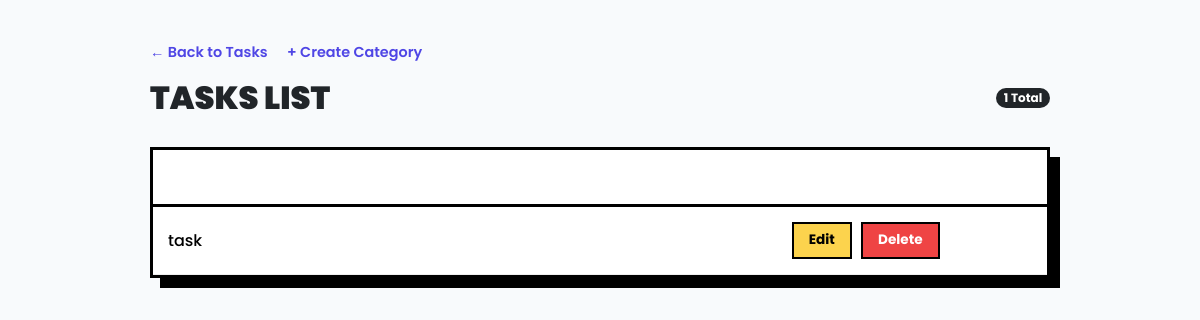
The page /tasks/details/ (signed in) on the database as committed earlier.
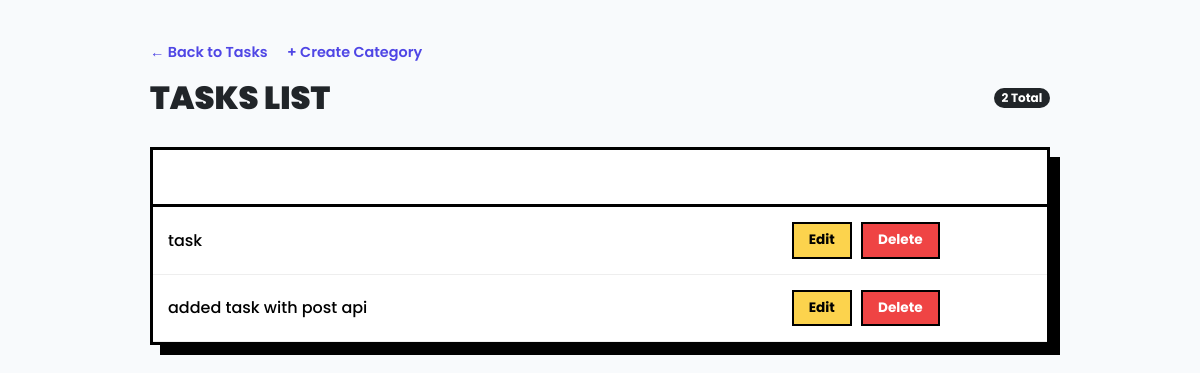
The same page on the database as committed later.
### tasks/models.py (models this page shows)
class Task(models.Model):
    owner = models.ForeignKey(User, on_delete=models.CASCADE)
    title = models.CharField(max_length=200)
    category = models.ForeignKey(Category, on_delete=models.DO_NOTHING, null=True)

### tasks/views.py (the view)
# urls.py: path('details/', views.taskdetails, name='taskdetails'),
@login_required(login_url='login')
def taskdetails(request):
    tasks = Task.objects.filter(owner=request.user)
    return render(request, 'task/taskdetails.html', {'tasks': tasks})

### templates/task/taskdetails.html (shortened to what this page needs)
<!DOCTYPE html>
<html lang="en">
<head>
    <link href="https://cdn.jsdelivr.net/npm/bootstrap@5.3.1/dist/css/bootstrap.min.css" rel="stylesheet">
</head>
<body>
    <div class="container-custom">
        <div class="top-nav">
            <a href="{% url 'create_task' %}">← Back to Tasks</a>
            <a href="{% url 'create_category' %}">+ Create Category</a>
        </div>
        <div class="page-header">
            <h1>Tasks List</h1>
            <span class="badge bg-dark rounded-pill">{{ tasks|length }} Total</span>
        </div>
        <div class="table-container">
            <table class="table table-hover">
                <thead>
                    <tr>
                        <th style="width: 60%;">Task Title</th>
                        <th style="width: 40%; text-align: center;">Actions</th>
                    </tr>
                </thead>
                <tbody>
                    {% for task in tasks %}
                    <tr>
                        <td>{{ task.title }}</td>
                        <td class="text-center">
                            <a href="{% url 'taskupdate' task.id %}" class="btn-action btn-edit">Edit</a>
                            <a href="{% url 'delete_task_api' task.id %}" class="btn-action btn-delete">Delete</a>
                        </td>
                    </tr>
                    {% empty %}
                    <tr>
                        <td colspan="2" class="text-center text-muted py-5">
                            No tasks found. Start by creating one!
                        </td>
                    </tr>
                    {% endfor %}
                </tbody>
            </table>
        </div>
    </div>
</body>
</html>

Rows that differ between the two databases and show on the page:
added Task: title "added task with post api"
Other text that changed with them:
{{ tasks|length }}: "1" → "2"
